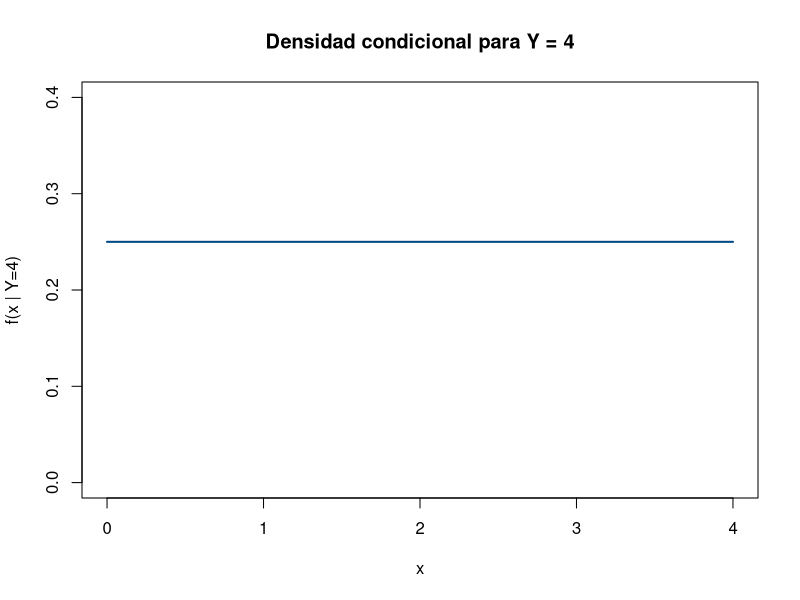

The R script that drew this image:
## ---- chunk 1
# f(x,y) = x + y, 0 < x < 1, 0 < y < 1  (la misma densidad "no independiente" del Tema P8b)
f <- function(x, y) x + y

f_Y <- function(y) integrate(function(x) f(x, y), 0, 1)$value

# La densidad condicional de X dado Y=y, evaluada en algunos puntos:
f_X_dado_Y <- function(x, y) f(x, y) / f_Y(y)

# Para y=0.5:
f_X_dado_Y(x = 0.3, y = 0.5)
f_X_dado_Y(x = 0.8, y = 0.5)

# ¿Integra a 1 en x, para y fijo? (debe ser una densidad válida)
integrate(function(x) f_X_dado_Y(x, 0.5), 0, 1)$value
## ---- chunk 2
f <- function(x, y) exp(-y) + 0 * x   # "+0*x" fuerza un resultado del mismo largo que x, requisito de integrate()

f_Y <- function(y) integrate(function(x) f(x, y), 0, y)$value

# Evaluar la condicional en un par de puntos, para y = 4 fijo
y_fijo <- 4
f_X_dado_Y <- function(x) f(x, y_fijo) / f_Y(y_fijo)
c(f_en_1 = f_X_dado_Y(1), f_en_2 = f_X_dado_Y(2), f_en_3.9 = f_X_dado_Y(3.9))

E_X_dado_Y <- integrate(function(x) x * f_X_dado_Y(x), 0, y_fijo)$value
c(E_X_dado_Y_en_4 = E_X_dado_Y, "y/2" = y_fijo/2)
## ---- chunk 3
#| label: fig-condicional-uniforme
#| fig-cap: "f(X|Y=y) es plana (uniforme) para cada y fijo"
curve(rep(1/4, length(x)), from = 0, to = 4, col = "#004B85", lwd = 2,
      xlab = "x", ylab = "f(x | Y=4)", main = "Densidad condicional para Y = 4",
      ylim = c(0, 0.4))
